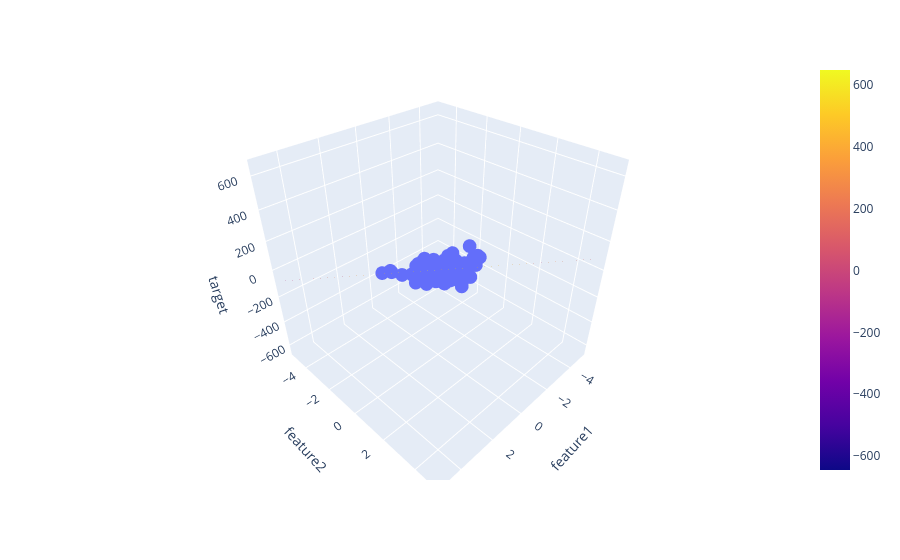

Notebook code cell kept with this figure:
### Code cell
fig = px.scatter_3d(df, x='feature1', y='feature2', z='target')

fig.add_trace(go.Surface(
    x = xGrid,
    y = yGrid,
    z = z,
    opacity=0.6
))

fig.show()
